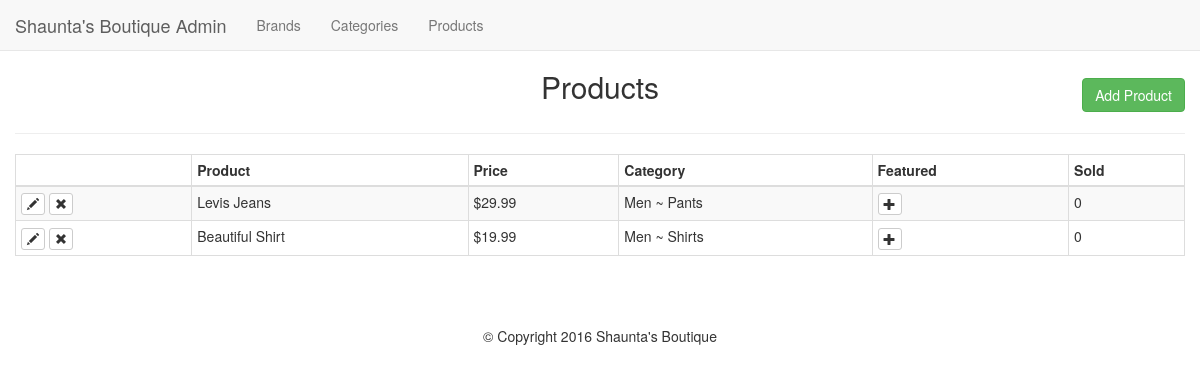
Page /admin/products.php on the earlier database version.
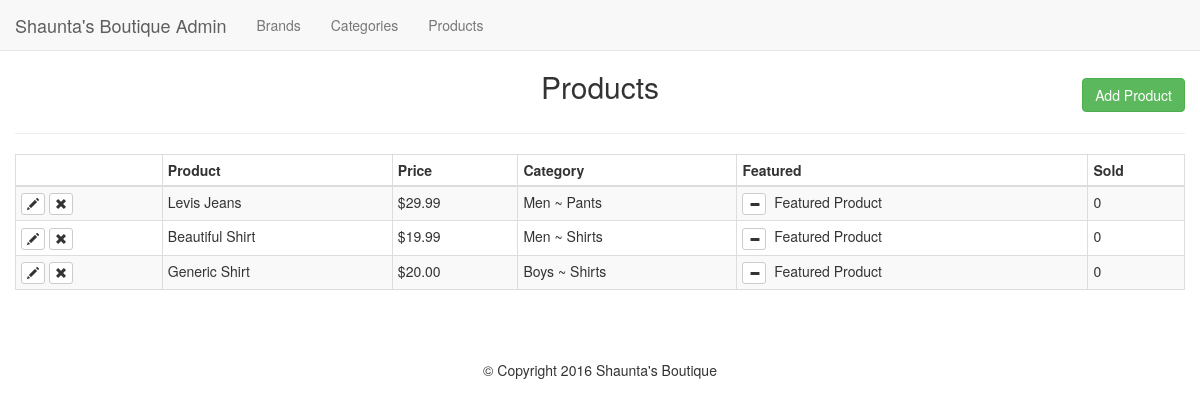
Same page on the later database version.
### tables this page shows
CREATE TABLE IF NOT EXISTS `products` (
  `id` int(11) NOT NULL,
  `title` varchar(255) NOT NULL,
  `price` decimal(10,2) NOT NULL,
  `list_price` decimal(10,2) NOT NULL,
  `brand` int(11) NOT NULL,
  `categories` varchar(255) NOT NULL,
  `image` varchar(255) NOT NULL,
  `description` text NOT NULL,
  `featured` tinyint(4) NOT NULL DEFAULT '0',
  `sizes` text NOT NULL,
  `deleted` tinyint(4) NOT NULL DEFAULT '0'
);

### helpers/helpers.php (called while the page is built, shortened)
<?php
	function money($number) {
		return '$'.number_format($number, 2);
	}

### admin/products.php (the view, shortened to what the changed rows need)
<?php
	require_once $_SERVER['DOCUMENT_ROOT'].'/ecommerce/core/init.php';
	include 'includes/head.php';
	if(isset($_GET['add'])) {
		$brandQuery = $db->query("SELECT * FROM brand ORDER BY brand");
		$parentQuery = $db->query("SELECT * FROM categories WHERE parent = 0 ORDER BY category");
		if($_POST) {
			$title = sanitize($_POST['title']);
			$brand = sanitize($_POST['brand']);
			$categories = sanitize($_POST['child']);
			$price = sanitize($_POST['price']);
			$list_price = sanitize($_POST['list_price']);
			$sizes = sanitize($_POST['sizes']);
			$description = sanitize($_POST['description']);
			$dbpath = '';
			$errors = array();
			if(!empty($_POST['sizes'])) {
				$sizeString = sanitize($_POST['sizes']);
				$sizeString = rtrim($sizeString, ',');
				$sizesArray = explode(',', $sizeString);
				$sArray = array();
				$qArray = array();
				foreach($sizesArray as $ss) {
					$s = explode(':', $ss);
					$sArray = $s[0];
					$qArray = $s[1];
				}
			} else {
				$sizesArray = array();
			}
			$required = array('title', 'brand', 'price', 'parent', 'child', 'sizes');
			foreach($required as $field) {
				if($_POST[$field] == '') {
					$errors[] = 'All fields with an anterisk are required!';
					break;
				}
			}
			if(!empty($_FILES)) {
				var_dump($_FILES);
				$photo = $_FILES['photo'];
				$name = $photo['name'];
				$nameArray = explode('.', $name);
				$fileName = $nameArray[0];
				$fileExt = $nameArray[1];
				$mime = explode('/', $photo['type']);
				$mimeType = $mime[0];
				$mimeExt = $mime[1];
				$tmpLoc = $photo['tmp_name'];
				$fileSize = $photo['size'];
				$allowed = array('png', 'jpg', 'jpeg', 'gif');
				$uploadName = md5(microtime()).'.'.$fileExt;
				$uploadPath = BASEURL.'images/products/'.$uploadName;
				$dbpath = '/ecommerce/images/products/'.$uploadName;
				if($mimeType != 'image') {
					$errors[] .= 'The file must be an image.';
				}
				if(!in_array($fileExt, $allowed)) {
					$errors[] .= 'The file extension must be a png, jpg, jpeg, or gif.';
				}
				if($fileSize > 15000000) {
					$errors[] .= 'The file size must be under 15 megabytes.';
				}
				if($fileExt != $mimeExt && ($mimeExt == 'jpeg' && $fileExt != 'jpg')) {
					$errors[] .= 'File extension does not match the file.';
				}
			}
			if(!empty($errors)) {
				echo display_errors($errors);
			} else {
				move_uploaded_file($tmpLoc, $uploadPath);
				$insertSql = "INSERT INTO products (title, price, list_price, brand, categories, image, description, sizes) VALUES ('{$title}', '{$price}', '{$list_price}', '{$brand}', '{$categories}', '{$dbpath}', '{$description}', '{$sizes}')";
				$db->query($insertSql);
				header("Location: products.php");
			}
		}
?>
<h2 class="text-center">Add A New Product</h2>
<hr>
<form class="form" action="products.php?add=1" method="post" enctype="multipart/form-data">
	<div class="form-group col-md-3">
		<label for="title">Title*:</label>
		<input class="form-control" type="text" name="title" id="title" value="<?php echo ((isset($_POST['title']))?sanitize($_POST['title']) : ''); ?>">
	</div>
	<div class="form-group col-md-3">
		<label for="brand">Brand*:</label>
		<select class="form-control" name="brand" id="brand">
			<option value=""<?php echo ((isset($_POST['brand']) && $_POST['brand'] == '')?' selected' : ''); ?>></option>
			<?php while($brand = mysqli_fetch_assoc($brandQuery)) : ?>
			<option value="<?php echo $brand['id']; ?>"<?php echo ((isset($_POST['brand']) && $_POST['brand'] == $brand['id'])?' selected' : ''); ?>><?php echo $brand['brand']; ?></option>
			<?php endwhile; ?>
		</select>
	</div>
	<div class="form-group col-md-3">
		<label for="parent">Parent Category*:</label>
		<select class="form-control" name="parent" id="parent">
			<option value=""<?php echo ((isset($_POST['parent']) && $_POST['parent'] == '')?' selected' : ''); ?>></option>
			<?php while($parent = mysqli_fetch_assoc($parentQuery)) : ?>
			<option value="<?php echo $parent['id']; ?>"<?php echo ((isset($_POST['parent']) && $_POST['parent'] == $parent['id'])?' selected' : ''); ?>><?php echo $parent['category']; ?></option>
			<?php endwhile; ?>
		</select>
	</div>
	<div class="form-group col-md-3">
		<label for="child">Child Category*:</label>
		<select class="form-control" name="child" id="child"></select>
	</div>
	<div class="form-group col-md-3">
		<label for="price">Price*:</label>
		<input class="form-control" type="text" name="price" id="price" value="<?php echo ((isset($_POST['price']))?$_POST['price'] : ''); ?>">
	</div>
	<div class="form-group col-md-3">
		<label for="list_price">List Price:</label>
		<input class="form-control" type="text" name="list_price" id="list_price" value="<?php echo ((isset($_POST['list_price']))?sanitize($_POST['list_price']) : ''); ?>">
	</div>
	<div class="form-group col-md-3">
		<label>Quantity &amp; Sizes*:</label>
		<button class="btn btn-default form-control" onclick="jQuery('#sizesModal').modal('toggle');return false;">Quantity &amp; Sizes</button>
	</div>
	<div class="form-group col-md-3">
		<label for="sizes">Sizes &amp; Quantity Preview</label>
		<input class="form-control" type="text" name="sizes" id="sizes" value="<?php echo ((isset($_POST['sizes']))?$_POST['sizes'] : ''); ?>" readonly>
	</div>
	<div class="form-group col-md-6">
		<label for="photo">Product Photo:</label>
		<input class="form-control" type="file" name="photo" id="photo">
	</div>
	<div class="form-group col-md-6">
		<label for="description">Description</label>
		<textarea class="form-control" name="description" id="description" rows="6"><?php echo ((isset($_POST['description']))?sanitize($_POST['description']) : ''); ?></textarea>
	</div>
	<div class="form-group col-md-1 pull-right">
		<input class="form-control btn btn-success pull-right" type="submit" value="Add Product">
	</div>
	<div class="clearfix"></div>
</form>
<div class="modal fade" id="sizesModal" tabindex="-1" role="dialog" aria-labelledby="sizesModalLabel">
	<div class="modal-dialog modal-lg" role="document">
		<div class="modal-content">
			<div class="modal-header">
				<button type="button" class="close" data-dismiss="modal" aria-label="Close"><span aria-hidden="true">&times;</span></button>
				<h4 class="modal-title" id="sizesModalLabel">Size &amp; Quantity</h4>
			</div>
			<div class="modal-body">
				<div class="container-fluid">
					<?php for($i = 1; $i <= 12; $i++) : ?>
					<div class="form-group col-md-4">
						<label for="size<?php echo $i; ?>">Size:</label>
						<input class="form-control" type="text" name="size<?php echo $i; ?>" id="size<?php echo $i; ?>" value="<?php echo ((!empty($sArray[$i-1]))?$sArray[$i-1] : ''); ?>">
					</div>
					<div class="form-group col-md-2">
						<label for="qty<?php echo $i; ?>">Size:</label>
						<input class="form-control" type="number" name="qty<?php echo $i; ?>" id="qty<?php echo $i; ?>" value="<?php echo ((!empty($qArray[$i-1]))?$qArray[$i-1] : ''); ?>" min="0">
					</div>
					<?php endfor; ?>
				</div>
			</div>
			<div class="modal-footer">
				<button type="button" class="btn btn-default" data-dismiss="modal">Close</button>
				<button type="button" class="btn btn-primary" onclick="updateSizes();jQuery('#sizesModal').modal('toggle');return false;">Save changes</button>
			</div>
		</div>
	</div>
</div>
<?php
	} else {
	$presults = $db->query("SELECT * FROM products WHERE deleted = 0");
?>
<h2 class="text-center">Products</h2>
<table class="table table-bordered table-condensed table-striped">
	<thead>
		<th></th>
		<th>Product</th>
		<th>Price</th>
		<th>Category</th>
		<th>Featured</th>
		<th>Sold</th>
	</thead>
	<tbody>
		<?php while($product = mysqli_fetch_assoc($presults)) :
			$childID = $product['categories'];
			$result = $db->query("SELECT * FROM categories WHERE id = '{$childID}'");
			$child = mysqli_fetch_assoc($result);
			$parentID = $child['parent'];
			$presult = $db->query("SELECT * FROM categories WHERE id = '$parentID'");
			$parent = mysqli_fetch_assoc($presult);
			$category = $parent['category'].' ~ '.$child['category'];
		?>
		<tr>
			<td>
				<a class="btn btn-xs btn-default" href="products.php?edit=<?php echo $product['id']; ?>"><span class="glyphicon glyphicon-pencil"></span></a>
				<a class="btn btn-xs btn-default" href="products.php?delete=<?php echo $product['id']; ?>"><span class="glyphicon glyphicon-remove"></span></a>
			</td>
			<td><?php echo $product['title']; ?></td>
			<td><?php echo money($product['price']); ?></td>
			<td><?php echo $category; ?></td>
			<td>
				<a class="btn btn-xs btn-default" href="products.php?featured=<?php echo (($product['featured'] == 0)?'1' : '0'); ?>&id=<?php echo $product['id']; ?>"><span class="glyphicon glyphicon-<?php echo (($product['featured'] == 1)?'minus': 'plus'); ?>"></span></a>&nbsp; <?php echo (($product['featured'] == 1)?'Featured Product' : ''); ?>
			</td>
			<td>0</td>
		</tr>
		<?php endwhile; ?>
	</tbody>
</table>
<?php
	}
	include 'includes/footer.php';

Differences in the rows shown:
changed products "Levis Jeans": now shows "Featured Product"
changed products "Beautiful Shirt": now shows "Featured Product"
added products: title "Generic Shirt", price "$20.00", category "Boys ~ Shirts", featured 1 (drawn)
